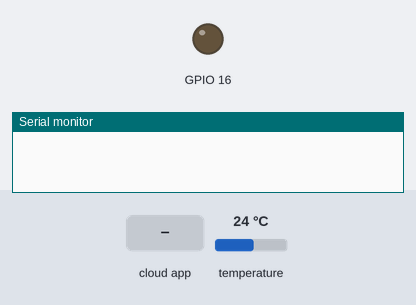
The sketch below on a simulated ESP8266 (NodeMCU). Parts: output pins drawn as LEDs (lit = HIGH), the last lines printed to the serial monitor. Inputs (shaded band) come from the test bench; at power-on: temperature 24 °C.

Above: at 2.7 s.
2.8 s: the phone or cloud app sets 4 to 0
At 5.4 s:
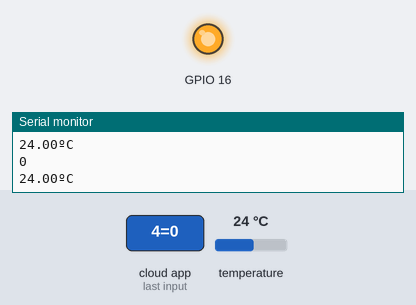
5.7 s: the phone or cloud app sets 4 to 1
At 6.7 s:
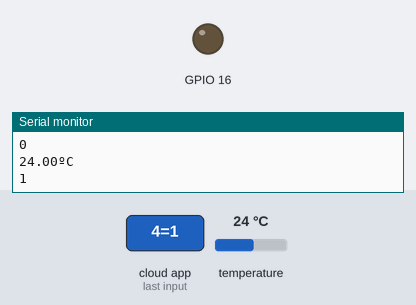
Timing chart, 0 to 8.7 s (numbered marks = the images above; inputs shaded):
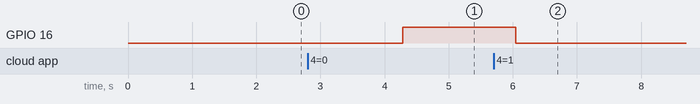

Measured:
- after the input at 2.8 s, GPIO 16: LOW → HIGH after 1.5 s
- after the input at 5.7 s, GPIO 16: HIGH → LOW after 0.35 s

The sketch:

esp32-cayenne-ds18b20.ino
```cpp
// This example shows how to connect to Cayenne using an ESP12F or NODEMCU v3 and send/receive sample data.
// Make sure you install the ESP8266 Board Package via the Arduino IDE Board Manager and select the correct ESP8266 board before compiling.

//#define CAYENNE_DEBUG
#define CAYENNE_PRINT Serial
#include <CayenneMQTTESP8266.h>

#include <OneWire.h>
#include <DallasTemperature.h>


const int oneWireBus = 2;     //pero en la placa ESP32 puede aparecer como pin D4 por las diferentes implementaciones
// WiFi network info.
OneWire oneWire(oneWireBus);
char ssid[] = "";
char wifiPassword[] = "";

// Cayenne authentication info. This should be obtained from the Cayenne Dashboard.
char username[] = "";
char password[] = "";
char clientID[] = "";
DallasTemperature sensors(&oneWire);
float temperatureC = 0.0;
const int outputLED = LED_BUILTIN;

unsigned long lastMillis = 0;

void setup() {
  Serial.begin(9600);
  Cayenne.begin(username, password, clientID, ssid, wifiPassword);
   sensors.begin(); //para dallas 18d20
  pinMode(outputLED, OUTPUT); //defino como salida el led
  pinMode(16,OUTPUT);
}

void loop() {
  Cayenne.loop();
  sensors.requestTemperatures();
  temperatureC = sensors.getTempCByIndex(0);
  Serial.print(temperatureC);
  Serial.println("ºC");
}

// Default function for sending sensor data at intervals to Cayenne.
// You can also use functions for specific channels, e.g CAYENNE_OUT(1) for sending channel 1 data.
CAYENNE_OUT_DEFAULT()
{
  // Write data to Cayenne here. This example just sends the current uptime in milliseconds on virtual channel 0.
  //Cayenne.virtualWrite(0, millis());
  // Some examples of other functions you can use to send data.
  Cayenne.celsiusWrite(1, temperatureC);
  //Cayenne.luxWrite(2, 700);
  //Cayenne.virtualWrite(3, 50, TYPE_PROXIMITY, UNIT_CENTIMETER);
}

// Default function for processing actuator commands from the Cayenne Dashboard.
// You can also use functions for specific channels, e.g CAYENNE_IN(1) for channel 1 commands.

// Canal dos para controlar el LEDBUILTIN
CAYENNE_IN(2)
{

  CAYENNE_LOG("Got a value: %s", getValue.asStr());
  int i = getValue.asInt();

  if (i == 0)
  {
    Serial.println(i);
    digitalWrite(outputLED, HIGH);
  }
  else
  {
    Serial.println(i);
    digitalWrite(outputLED, LOW);
  }


  //Process message here. If there is an error set an error message using getValue.setError(), e.g getValue.setError("Error message");
}

CAYENNE_IN(4) //canal 4 para digital 16 conectado a D0
{

  CAYENNE_LOG("Got a value: %s", getValue.asStr());
  int i = getValue.asInt();

  if (i == 0)
  {
    Serial.println(i);
    digitalWrite(16, HIGH);
  }
  else
  {
    Serial.println(i);
    digitalWrite(16, LOW);
  }


  //Process message here. If there is an error set an error message using getValue.setError(), e.g getValue.setError("Error message");
}
```
